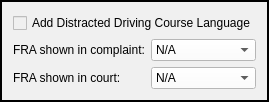
        <widget class="QFrame" name="fra_frame">
         <property name="sizePolicy">
          <sizepolicy hsizetype="Preferred" vsizetype="Preferred">
           <horstretch>0</horstretch>
           <verstretch>0</verstretch>
          </sizepolicy>
         </property>
         <property name="styleSheet">
          <string notr="true">background-color: rgb(240, 240, 240);</string>
         </property>
         <property name="frameShape">
          <enum>QFrame::Box</enum>
         </property>
         <property name="frameShadow">
          <enum>QFrame::Plain</enum>
         </property>
         <property name="lineWidth">
          <number>2</number>
         </property>
         <layout class="QGridLayout" name="gridLayout_8">
          <item row="0" column="0" colspan="2">
           <widget class="QCheckBox" name="distracted_driving_checkBox">
            <property name="text">
             <string>Add Distracted Driving Course Language</string>
            </property>
           </widget>
          </item>
          <item row="1" column="0">
           <widget class="QLabel" name="label_21">
            <property name="text">
             <string>FRA shown in complaint:</string>
            </property>
           </widget>
          </item>
          <item row="1" column="1">
           <widget class="NoScrollComboBox" name="fra_in_file_box">
            <property name="minimumSize">
             <size>
              <width>100</width>
              <height>0</height>
             </size>
            </property>
            <property name="focusPolicy">
             <enum>Qt::StrongFocus</enum>
            </property>
            <property name="styleSheet">
             <string notr="true">background-color: rgb(255, 255, 255);</string>
            </property>
            <item>
             <property name="text">
              <string>N/A</string>
             </property>
            </item>
            <item>
             <property name="text">
              <string>Yes</string>
             </property>
            </item>
            <item>
             <property name="text">
              <string>No</string>
             </property>
            </item>
           </widget>
          </item>
          <item row="2" column="0">
           <widget class="QLabel" name="label_22">
            <property name="text">
             <string>FRA shown in court:</string>
            </property>
           </widget>
          </item>
          <item row="2" column="1">
           <widget class="NoScrollComboBox" name="fra_in_court_box">
            <property name="minimumSize">
             <size>
              <width>100</width>
              <height>0</height>
             </size>
            </property>
            <property name="focusPolicy">
             <enum>Qt::StrongFocus</enum>
            </property>
            <property name="styleSheet">
             <string notr="true">background-color: rgb(255, 255, 255);</string>
            </property>
            <item>
             <property name="text">
              <string>N/A</string>
             </property>
            </item>
            <item>
             <property name="text">
              <string>Yes</string>
             </property>
            </item>
            <item>
             <property name="text">
              <string>No</string>
             </property>
            </item>
           </widget>
          </item>
         </layout>
        </widget>
